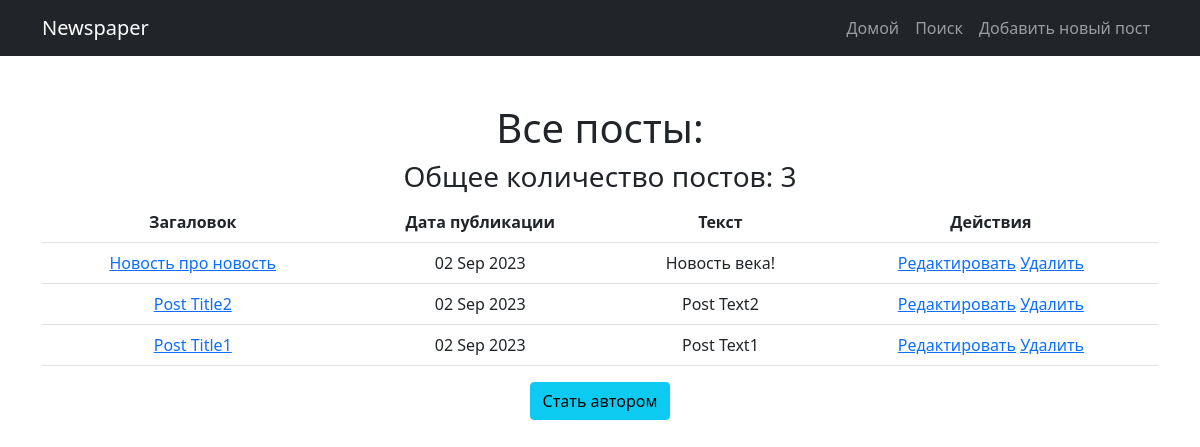
The page /news/ on the database as committed earlier.
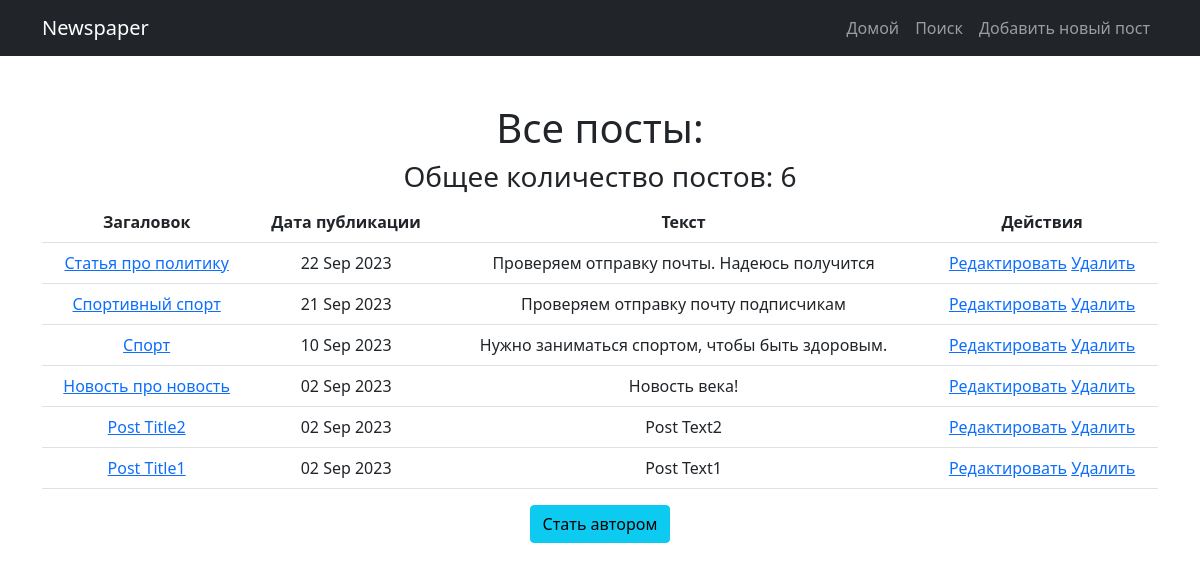
The same page on the database as committed later.
### news/models.py (models this page shows, shortened)
class Post(models.Model):
    author = models.ForeignKey(Author, on_delete=models.CASCADE)
    ARTICLE = 'AR'
    NEWS = 'NW'
    CHOICES = [
        (ARTICLE, 'Статья'),
        (NEWS, 'Новость')
    ]
    choice = models.CharField(max_length=2, choices=CHOICES, default=ARTICLE)
    createDate = models.DateTimeField(auto_now_add=True)
    category = models.ManyToManyField(Category, through='PostCategory')
    postTitle = models.CharField(max_length=255)
    postText = models.TextField()
    postRating = models.IntegerField(default=0)

### news/views.py (the view)
# urls.py: path('', PostsList.as_view(), name='allNews'),
class PostsList(ListView):
    model = Post
    template_name = 'news.html'
    context_object_name = 'posts'
    ordering = ['-createDate']
    paginate_by = 10
    def get_context_data(self, **kwargs):
        context = super().get_context_data(**kwargs)
        context['is_not_author'] = not self.request.user.groups.filter(name='authors').exists()
        return context

### news/templatetags/custom_filters.py (called while the page is built)
@register.filter(name='censor')
def censor(value):
    bad_words = ['плохое_слово1', 'плохое_слово2', 'плохое_слово3', 'плохое_слово4']
    for w in bad_words:
        if w in value:
            value = value.replace(w, '***')
    return value

### templates/news.html (shortened to what this page needs)
{% extends 'default.html' %}
{% block content %}
    {% if posts %}
        <h1>Все посты:</h1>
        <h3>Общее количество постов: {{ posts|length }}</h3>
        <table class="table">
           <tr>
               <th scope="col">
                   Загаловок
               </th>
               <th scope="col">
                   Дата публикации
               </th>
               <th scope="col">
                   Текст
               </th>
               <th scope="col">
                   Действия
               </th>
           </tr>
        {% for post in posts %}
           <tr>
               <td>
                   <a href="{% url 'news:postDetail' post.id %}">{{ post.postTitle|censor }}</a>
               </td>
               <td>
                   {{ post.createDate|date:'d M Y' }}
               </td>
               <td>
                   {{ post.postText|truncatewords:20|censor }}
               </td>
               <td>
                   <a href="{% url 'news:postUpdate' post.id %}">Редактировать</a>
                   <a href="{% url 'news:postDelete' post.id %}">Удалить</a>
               </td>
           </tr>
        {% endfor %}
        </table>
    {% else %}
        <h1>Пока новостей нет</h1>
    {% endif %}
    {% if is_not_author %}
        <a class="btn btn-info" href="{% url 'news:upgrade' %}">
            Стать автором
        </a>
    {% endif %}
{% endblock content %}

### templates/default.html (shortened to what this page needs)
{% load static %}
{% load custom_filters %}
<!DOCTYPE html>
<html lang="en">
    <head>
        <link href='{% static "css/styles.css" %}' rel="stylesheet" />
    </head>
    <body>
        <nav class="navbar navbar-expand-lg navbar-dark bg-dark">
            <div class="container">
                <a class="navbar-brand" href="#">Newspaper</a>
                <div class="collapse navbar-collapse" id="navbarSupportedContent">
                    <ul class="navbar-nav ms-auto mb-2 mb-lg-0">
                        <li class="nav-item"><a class="nav-link" href="{% url 'news:allNews' %}">Домой</a></li>
                        <li class="nav-item"><a class="nav-link" href="{% url 'news:postSearch' %}">Поиск</a></li>
                        <li class="nav-item"><a class="nav-link" href="{% url 'news:postCreate' %}">Добавить новый пост</a></li>
                    </ul>
                </div>
            </div>
        </nav>
        <div class="container">
            <div class="text-center mt-5">
                {% block content %} {% endblock content %}
            </div>
        </div>
    </body>
</html>

Rows that differ between the two databases and show on the page:
added Post: postTitle|censor "Статья про политику", createDate "22 Sep 2023", postText|censor "Проверяем отправку почты. Надеюсь получится"
added Post: postTitle|censor "Спортивный спорт", createDate "21 Sep 2023", postText|censor "Проверяем отправку почту подписчикам"
added Post: postTitle|censor "Спорт", createDate "10 Sep 2023", postText|censor "Нужно заниматься спортом, чтобы быть здоровым."
Other text that changed with them:
{{ posts|length }}: "3" → "6"
